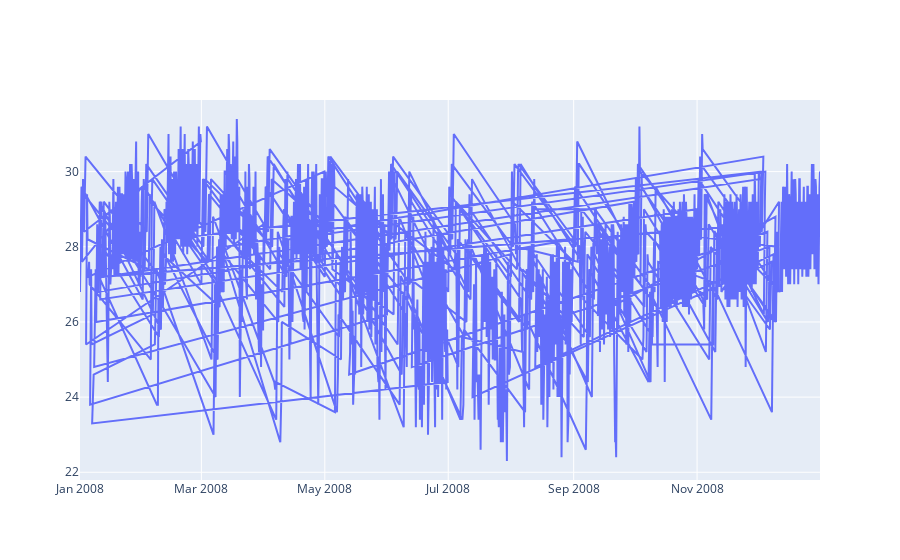

Write notebook code for a chart like this one.
### Code cell
fig = go.Figure([go.Scatter(x=df['2008'].index, y=df['TempBulboSeco']['2008'])])
fig.show()

### Figure 1 — Plotly figure (JSON) as saved in the notebook; plotly's stock layout.template omitted (floating-point values rounded to 4 significant figures; data arrays with more than 128 entries replaced by an {"elided": "..."} marker saying what was removed)
{"data": [{"type": "scatter", "x": {"elided": "1091 str values"}, "y": {"elided": "1091 float values"}}], "layout": {}}
